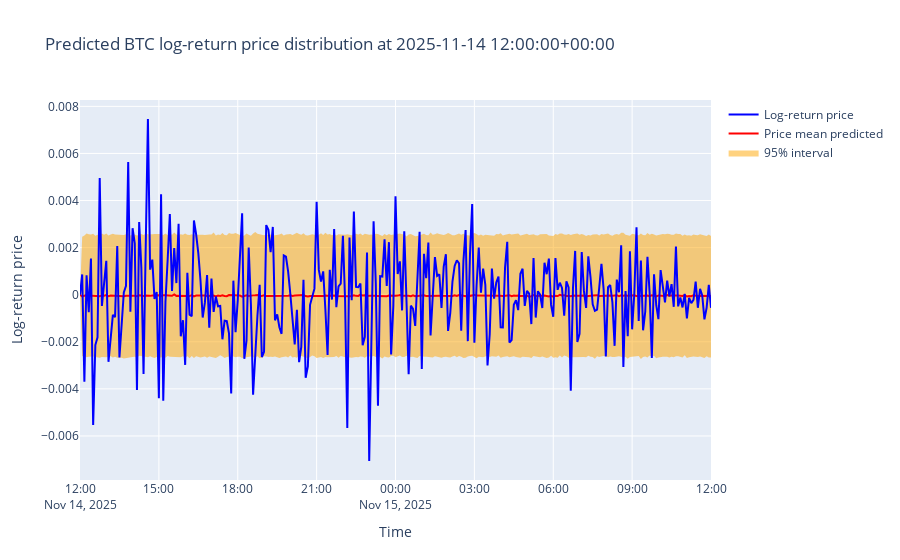

The notebook cell this image was saved under:
### Code cell
## Density forecast over log-returns (for the last asset and last prediction)
plot_quarantine(asset, predictions_evaluated[0], tracker_evaluator.tracker.prices, mode="direct")

### Figure 1 — Plotly figure (JSON) as saved in the notebook; plotly's stock layout.template omitted (floating-point values rounded to 4 significant figures; data arrays with more than 128 entries replaced by an {"elided": "..."} marker saying what was removed)
{"data": [{"line": {"width": 0}, "mode": "lines", "name": "5th percentile", "showlegend": false, "type": "scatter", "x": {"elided": "289 str values"}, "y": {"elided": "289 float values"}}, {"fill": "tonexty", "fillcolor": "rgba(255,165,0,0.5)", "line": {"width": 0}, "mode": "lines", "name": "95% interval", "type": "scatter", "x": {"elided": "289 str values"}, "y": {"elided": "289 float values"}}, {"line": {"color": "red", "width": 2}, "mode": "lines", "name": "Price mean predicted", "type": "scatter", "x": {"elided": "289 str values"}, "y": {"elided": "289 float values"}}, {"line": {"color": "blue", "width": 2}, "mode": "lines", "name": "Log-return price", "type": "scatter", "x": {"elided": "289 str values"}, "y": {"elided": "289 float values"}}], "layout": {"hovermode": "x unified", "title": {"text": "Predicted BTC log-return price distribution at 2025-11-14 12:00:00+00:00"}, "xaxis": {"title": {"text": "Time"}}, "yaxis": {"title": {"text": "Log-return price"}}}}
